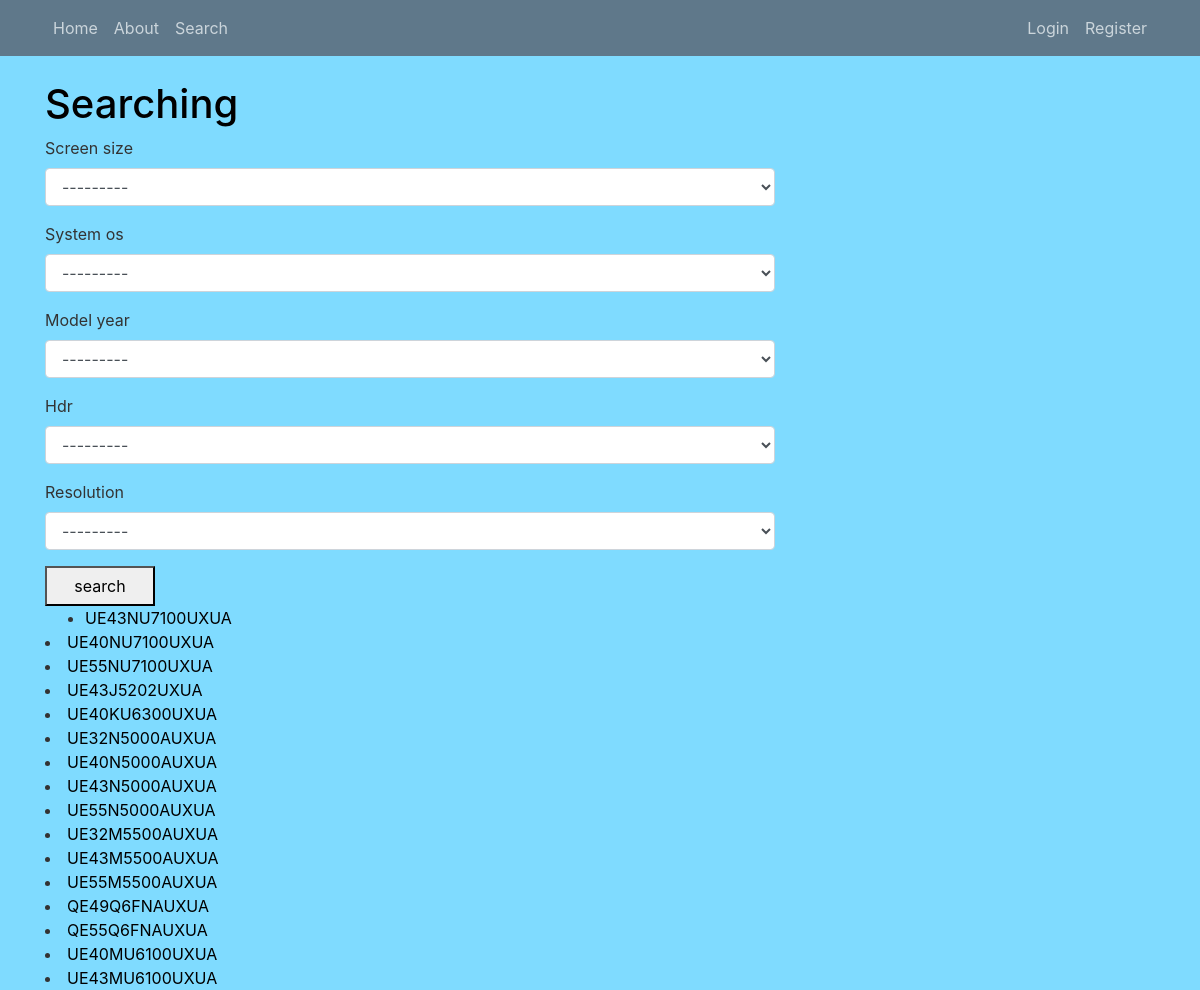
The page /search on the database as committed earlier.
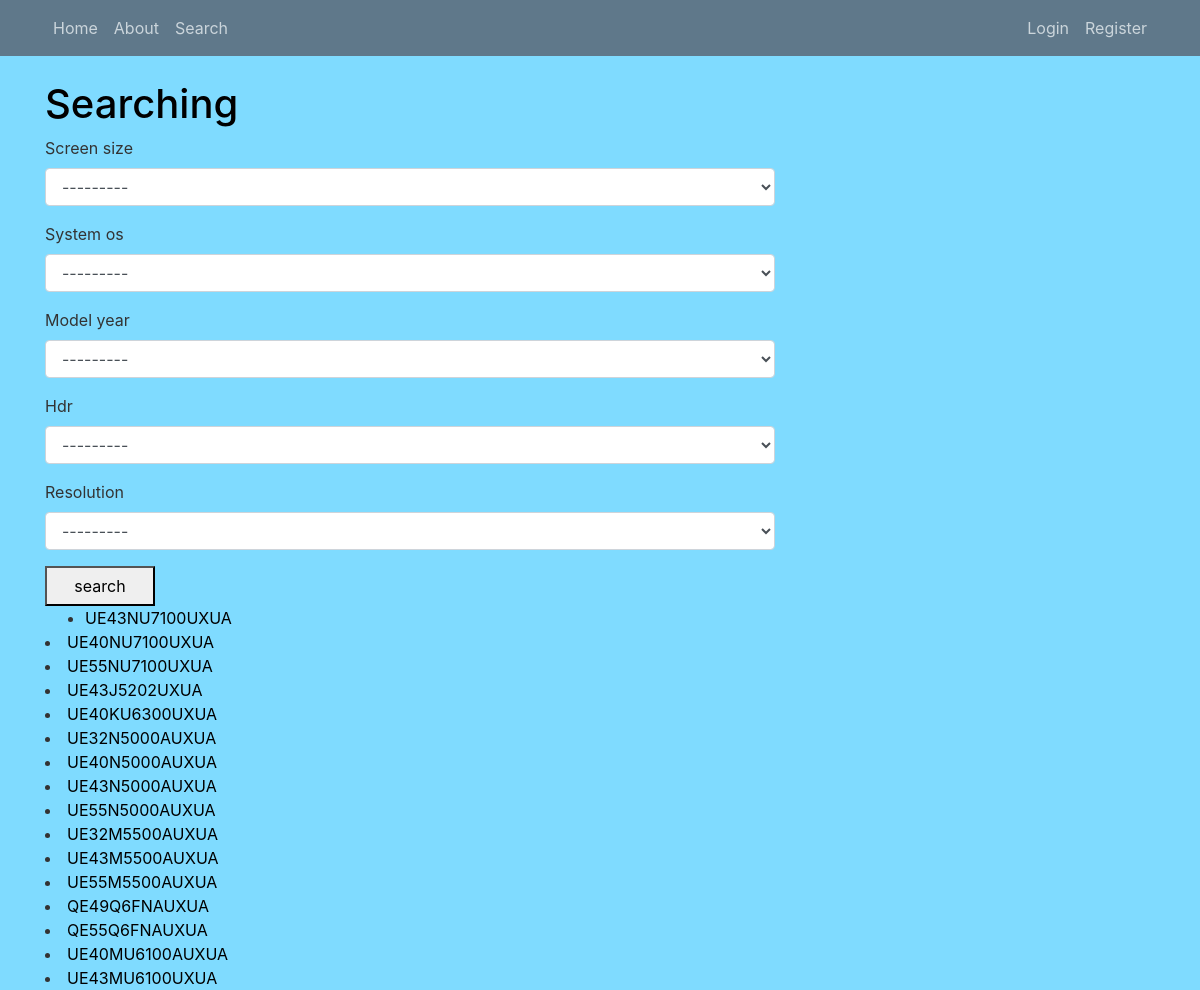
The same page on the database as committed later.
### tv_models/models.py (models this page shows, shortened)
class TVModel(models.Model):
    S_SIZE = (
        ('32', '32'),
        ('40', '40'),
        ('43', '43'),
        ('49', '49'),
        ('55', '55'),
    )
    Year = (('2018', '2018'),
            ('2017', '2017'),
            ('2016', '2016'),
            ('2019', '2019'))
    HDR = (('yes', 'Yes'),
           ('No', 'No'))
    OS = (('Tizen', 'Tizen'),
          ('Orsay', 'Orsay'),)
    RESOLUTION = (('FHD', 'FHD'), ('UHD', 'UHD'))
    title = models.CharField(max_length=15)
    model_year = models.CharField(max_length=4, choices=Year)
    screen_size = models.CharField(max_length=2, choices=S_SIZE)
    resolution = models.CharField(max_length=3, choices=RESOLUTION)
    hdr = models.CharField(max_length=3, choices=HDR)
    system_os = models.CharField(max_length=8, choices=OS)
    content = models.TextField(max_length=255, default='Describe key features')
    manual = models.URLField(verbose_name='here lies url', blank=True)
    objects = models.Manager()

### tv_models/views.py (the view)
# urls.py: path('search', FilterList.as_view(), name='tv_models-search'),
class FilterList(LV):
    model = TVModel
    template_name = 'tv_models/search.html'
    def get_context_data(self, **kwargs):
        ctx = super().get_context_data(**kwargs)
        ctx['filter'] = TVfilter(self.request.GET, queryset=self.get_queryset())
        return ctx

### tv_models/templates/tv_models/search.html
{% extends 'tv_models/main.html' %}
{% load static %}
{% load crispy_forms_tags %}
{% block content %}
<h1>Searching</h1>
<form method="get">
{{ filter.form|crispy }}
    <button class="big-btn">search</button>
    </form>
    <ul>
        {% for item in filter.qs %}
        <li><a class="model-title" href="{% url 'tv_models-tvmodel_detail' item.id %}">{{ item.title }}</a></li>
    </ul>
        {% endfor %}
{% endblock %}

Rows that differ between the two databases and show on the page:
changed TVModel: title "UE40MU6100UXUA" → "UE40MU6100AUXUA"
